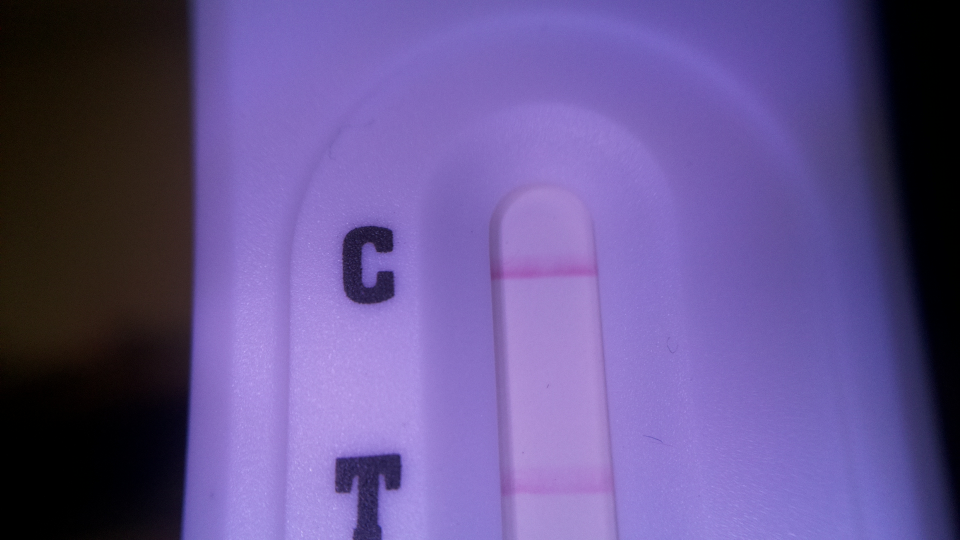
#> input picture images/1.jpg, 1920 x 1080 px (shown at 1/2 size)
$ jupyter execute --allow-errors main.ipynb   (text cells are left out)
#> lines starting #> are read from the running program, lines starting #| are printed output that depends on the picture; pictures that were not available may be replaced by others from this repository, and a replacement may not be noted
[cell 1]
# Generic
import pandas as pd
import numpy as np
from tqdm import tqdm # for progress bar in loops

# For train/test split
from sklearn.utils import shuffle # Shuffling the names of the image files in excel
from sklearn.model_selection import train_test_split # Spliting training and testing dataset

# Importing images
import matplotlib.pyplot as plt # importing images
from skimage.color import rgb2gray # transforming color images into grayscale

[cell 2]
images_data = pd.read_csv('./images/all_images.csv', index_col = False)
#> (reads images/all_images.csv from the repository)
images_data = shuffle(images_data, random_state = 0)

[cell 3]
X = images_data["id"]
y = images_data["label"]

[cell 4]
X_train, X_test, y_train, y_test = train_test_split(X, y, test_size=0.2, random_state=2020)

[cell 5]
X_train_files = np.array(X_train)
X_test_files = np.array(X_test)
y_train = np.array(y_train)
y_test = np.array(y_test)

[cell 6]
# Image is loaded and transformed into grayscale
url = "./images/1.jpg"
im_byn = rgb2gray(plt.imread(url,  format='jpeg'))
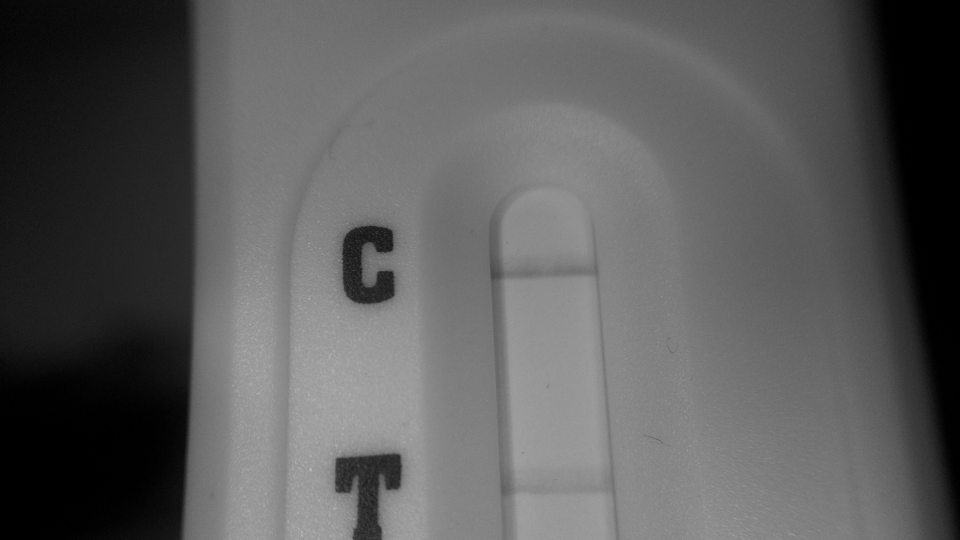
#> im_byn: shape (1080, 1920) float64 (shown at 1/2 size); min 0, max 0.793, mean 0.357

# Variables necesarias para los ajustes de dimensiones
height, width = im_byn.shape
#> height = 1080; width = 1920
array_length = height * width
#> array_length = 2073600

# Ajuste de dimensiones para que cada imagen sea una fila en la tabla
im = np.reshape(im_byn, array_length)

# Se muestra la imagen
plt.imshow(im_byn, cmap='Greys_r')
#plt.imshow(np.reshape(im, (heigth, witdh)), cmap='Greys_r')

[cell 7]
def loadImageAsRow(url):
#> called with url = './images/100.jpg'
    im_byn = rgb2gray(plt.imread(url,  format='jpeg'))
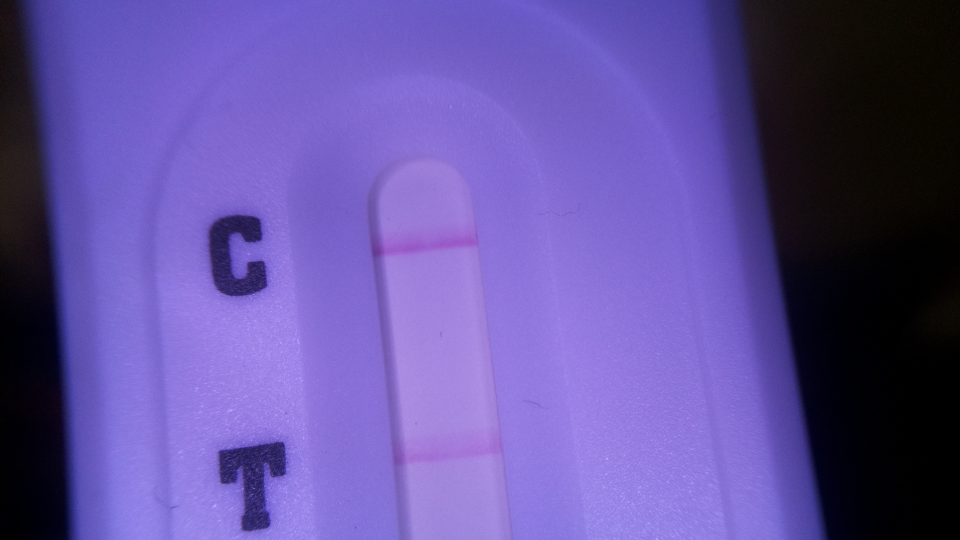
#> input picture images/0.jpg, 1920 x 1080 px, given in place of 100.jpg, which was not available (shown at 1/2 size)
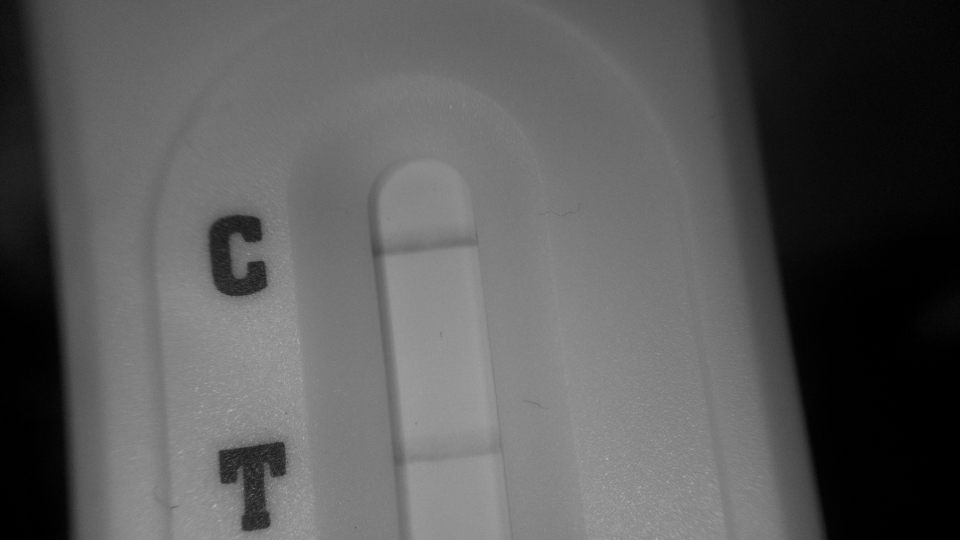
#> im_byn: shape (1080, 1920) float64 (shown at 1/2 size); min 0, max 0.787, mean 0.35
    height, width = im_byn.shape
#> height = 1080; width = 1920
    array_length = height * width
#> array_length = 2073600
#> pass 2 of the loop `for i in tqdm(range(len(X_test_files))):`:
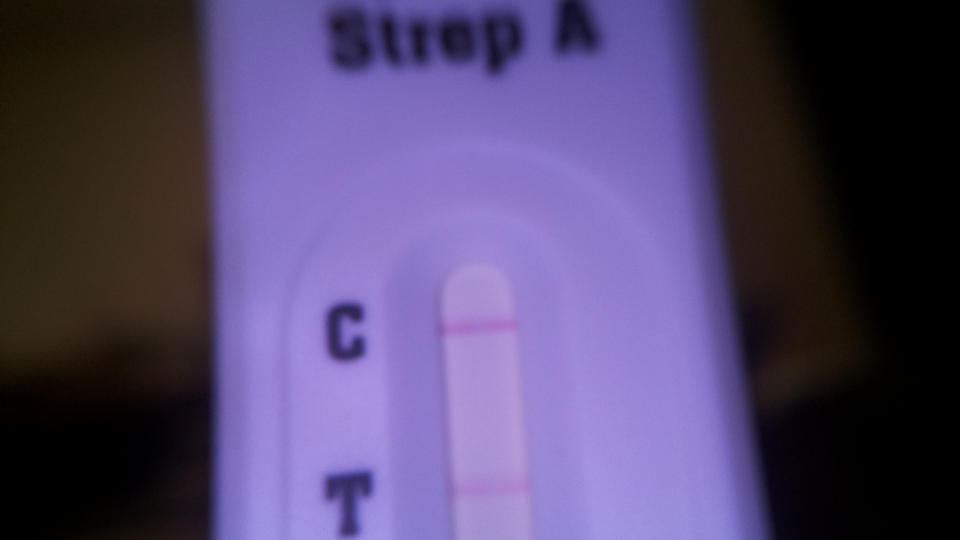
#> input picture images/10.jpg, 1920 x 1080 px, given in place of 88.jpg, which was not available (shown at 1/2 size)
#> in loadImageAsRow (call 2), `im_byn = rgb2gray(plt.imread(url,  format='jpeg'))`:
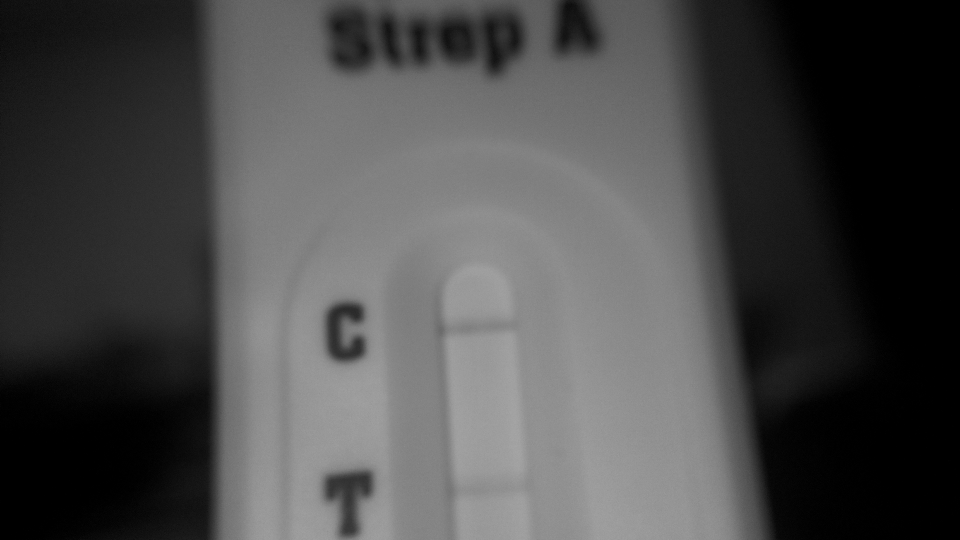
#> im_byn: shape (1080, 1920) float64 (shown at 1/2 size); min 0, max 0.673, mean 0.291
    im = np.reshape(im_byn, array_length)
    return im
